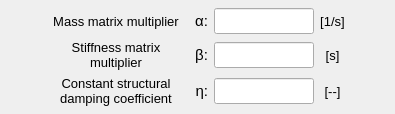
        <widget class="QWidget" name="tab_damping">
         <attribute name="title">
          <string>Damping setup</string>
         </attribute>
         <layout class="QGridLayout" name="gridLayout_4">
          <property name="leftMargin">
           <number>6</number>
          </property>
          <property name="topMargin">
           <number>4</number>
          </property>
          <property name="rightMargin">
           <number>6</number>
          </property>
          <property name="bottomMargin">
           <number>4</number>
          </property>
          <item row="0" column="0">
           <widget class="QFrame" name="frame_dampings">
            <property name="frameShape">
             <enum>QFrame::Shape::NoFrame</enum>
            </property>
            <property name="frameShadow">
             <enum>QFrame::Shadow::Raised</enum>
            </property>
            <layout class="QGridLayout" name="gridLayout_6">
             <property name="leftMargin">
              <number>4</number>
             </property>
             <property name="topMargin">
              <number>4</number>
             </property>
             <property name="rightMargin">
              <number>4</number>
             </property>
             <property name="bottomMargin">
              <number>4</number>
             </property>
             <item row="2" column="4">
              <widget class="QLabel" name="label_16">
               <property name="minimumSize">
                <size>
                 <width>0</width>
                 <height>26</height>
                </size>
               </property>
               <property name="maximumSize">
                <size>
                 <width>16777215</width>
                 <height>26</height>
                </size>
               </property>
               <property name="font">
                <font>
                 <family>MS Shell Dlg 2</family>
                 <pointsize>10</pointsize>
                 <italic>false</italic>
                 <bold>false</bold>
                </font>
               </property>
               <property name="text">
                <string>[--]</string>
               </property>
               <property name="alignment">
                <set>Qt::AlignmentFlag::AlignCenter</set>
               </property>
              </widget>
             </item>
             <item row="2" column="3">
              <widget class="QLineEdit" name="lineEdit_constant_structural_coefficient">
               <property name="minimumSize">
                <size>
                 <width>80</width>
                 <height>26</height>
                </size>
               </property>
               <property name="maximumSize">
                <size>
                 <width>100</width>
                 <height>26</height>
                </size>
               </property>
               <property name="font">
                <font>
                 <family>MS Shell Dlg 2</family>
                 <pointsize>10</pointsize>
                 <italic>false</italic>
                 <bold>false</bold>
                </font>
               </property>
               <property name="styleSheet">
                <string notr="true"/>
               </property>
               <property name="alignment">
                <set>Qt::AlignmentFlag::AlignCenter</set>
               </property>
              </widget>
             </item>
             <item row="2" column="1">
              <widget class="QLabel" name="label_9">
               <property name="minimumSize">
                <size>
                 <width>132</width>
                 <height>0</height>
                </size>
               </property>
               <property name="font">
                <font>
                 <family>MS Shell Dlg 2</family>
                 <pointsize>10</pointsize>
                 <italic>false</italic>
                 <bold>false</bold>
                </font>
               </property>
               <property name="text">
                <string>Constant structural damping coefficient</string>
               </property>
               <property name="alignment">
                <set>Qt::AlignmentFlag::AlignCenter</set>
               </property>
               <property name="wordWrap">
                <bool>true</bool>
               </property>
              </widget>
             </item>
             <item row="0" column="5">
              <spacer name="horizontalSpacer">
               <property name="orientation">
                <enum>Qt::Orientation::Horizontal</enum>
               </property>
               <property name="sizeHint" stdset="0">
                <size>
                 <width>40</width>
                 <height>20</height>
                </size>
               </property>
              </spacer>
             </item>
             <item row="1" column="3">
              <widget class="QLineEdit" name="lineEdit_stiffness_multiplier">
               <property name="minimumSize">
                <size>
                 <width>80</width>
                 <height>26</height>
                </size>
               </property>
               <property name="maximumSize">
                <size>
                 <width>100</width>
                 <height>26</height>
                </size>
               </property>
               <property name="font">
                <font>
                 <family>MS Shell Dlg 2</family>
                 <pointsize>10</pointsize>
                 <italic>false</italic>
                 <bold>false</bold>
                </font>
               </property>
               <property name="styleSheet">
                <string notr="true"/>
               </property>
               <property name="alignment">
                <set>Qt::AlignmentFlag::AlignCenter</set>
               </property>
              </widget>
             </item>
             <item row="1" column="1">
              <widget class="QLabel" name="label_10">
               <property name="minimumSize">
                <size>
                 <width>132</width>
                 <height>0</height>
                </size>
               </property>
               <property name="font">
                <font>
                 <family>MS Shell Dlg 2</family>
                 <pointsize>10</pointsize>
                 <italic>false</italic>
                 <bold>false</bold>
                </font>
               </property>
               <property name="text">
                <string>Stiffness matrix multiplier</string>
               </property>
               <property name="alignment">
                <set>Qt::AlignmentFlag::AlignCenter</set>
               </property>
               <property name="wordWrap">
                <bool>true</bool>
               </property>
              </widget>
             </item>
             <item row="1" column="2">
              <widget class="QLabel" name="label_11">
               <property name="minimumSize">
                <size>
                 <width>20</width>
                 <height>26</height>
                </size>
               </property>
               <property name="maximumSize">
                <size>
                 <width>40</width>
                 <height>26</height>
                </size>
               </property>
               <property name="font">
                <font>
                 <family>Arial</family>
                 <pointsize>11</pointsize>
                 <italic>false</italic>
                 <bold>false</bold>
                </font>
               </property>
               <property name="text">
                <string>&lt;html&gt;&lt;head/&gt;&lt;body&gt;&lt;p align=&quot;right&quot;&gt;β:&lt;/p&gt;&lt;/body&gt;&lt;/html&gt;</string>
               </property>
               <property name="alignment">
                <set>Qt::AlignmentFlag::AlignRight|Qt::AlignmentFlag::AlignTrailing|Qt::AlignmentFlag::AlignVCenter</set>
               </property>
              </widget>
             </item>
             <item row="1" column="4">
              <widget class="QLabel" name="label_14">
               <property name="minimumSize">
                <size>
                 <width>0</width>
                 <height>26</height>
                </size>
               </property>
               <property name="maximumSize">
                <size>
                 <width>16777215</width>
                 <height>26</height>
                </size>
               </property>
               <property name="font">
                <font>
                 <family>MS Shell Dlg 2</family>
                 <pointsize>10</pointsize>
                 <italic>false</italic>
                 <bold>false</bold>
                </font>
               </property>
               <property name="text">
                <string>[s]</string>
               </property>
               <property name="alignment">
                <set>Qt::AlignmentFlag::AlignCenter</set>
               </property>
              </widget>
             </item>
             <item row="0" column="3">
              <widget class="QLineEdit" name="lineEdit_mass_multiplier">
               <property name="minimumSize">
                <size>
                 <width>80</width>
                 <height>26</height>
                </size>
               </property>
               <property name="maximumSize">
                <size>
                 <width>100</width>
                 <height>26</height>
                </size>
               </property>
               <property name="font">
                <font>
                 <family>MS Shell Dlg 2</family>
                 <pointsize>10</pointsize>
                 <italic>false</italic>
                 <bold>false</bold>
                </font>
               </property>
               <property name="styleSheet">
                <string notr="true"/>
               </property>
               <property name="alignment">
                <set>Qt::AlignmentFlag::AlignCenter</set>
               </property>
              </widget>
             </item>
             <item row="0" column="2">
              <widget class="QLabel" name="label_12">
               <property name="minimumSize">
                <size>
                 <width>20</width>
                 <height>26</height>
                </size>
               </property>
               <property name="maximumSize">
                <size>
                 <width>40</width>
                 <height>26</height>
                </size>
               </property>
               <property name="font">
                <font>
                 <family>Arial</family>
                 <pointsize>11</pointsize>
                 <italic>false</italic>
                 <bold>false</bold>
                </font>
               </property>
               <property name="text">
                <string>&lt;html&gt;&lt;head/&gt;&lt;body&gt;&lt;p align=&quot;right&quot;&gt;α:&lt;/p&gt;&lt;/body&gt;&lt;/html&gt;</string>
               </property>
               <property name="alignment">
                <set>Qt::AlignmentFlag::AlignRight|Qt::AlignmentFlag::AlignTrailing|Qt::AlignmentFlag::AlignVCenter</set>
               </property>
              </widget>
             </item>
             <item row="0" column="1">
              <widget class="QLabel" name="label_17">
               <property name="minimumSize">
                <size>
                 <width>132</width>
                 <height>0</height>
                </size>
               </property>
               <property name="font">
                <font>
                 <family>MS Shell Dlg 2</family>
                 <pointsize>10</pointsize>
                 <italic>false</italic>
                 <bold>false</bold>
                </font>
               </property>
               <property name="text">
                <string>Mass matrix multiplier</string>
               </property>
               <property name="alignment">
                <set>Qt::AlignmentFlag::AlignCenter</set>
               </property>
               <property name="wordWrap">
                <bool>true</bool>
               </property>
              </widget>
             </item>
             <item row="0" column="4">
              <widget class="QLabel" name="label_15">
               <property name="minimumSize">
                <size>
                 <width>0</width>
                 <height>26</height>
                </size>
               </property>
               <property name="maximumSize">
                <size>
                 <width>16777215</width>
                 <height>26</height>
                </size>
               </property>
               <property name="font">
                <font>
                 <family>MS Shell Dlg 2</family>
                 <pointsize>10</pointsize>
                 <italic>false</italic>
                 <bold>false</bold>
                </font>
               </property>
               <property name="text">
                <string>[1/s]</string>
               </property>
               <property name="alignment">
                <set>Qt::AlignmentFlag::AlignCenter</set>
               </property>
              </widget>
             </item>
             <item row="2" column="2">
              <widget class="QLabel" name="label_13">
               <property name="minimumSize">
                <size>
                 <width>20</width>
                 <height>26</height>
                </size>
               </property>
               <property name="maximumSize">
                <size>
                 <width>40</width>
                 <height>26</height>
                </size>
               </property>
               <property name="font">
                <font>
                 <family>Arial</family>
                 <pointsize>11</pointsize>
                 <italic>false</italic>
                 <bold>false</bold>
                </font>
               </property>
               <property name="text">
                <string>&lt;html&gt;&lt;head/&gt;&lt;body&gt;&lt;p align=&quot;right&quot;&gt;η:&lt;/p&gt;&lt;/body&gt;&lt;/html&gt;</string>
               </property>
               <property name="alignment">
                <set>Qt::AlignmentFlag::AlignRight|Qt::AlignmentFlag::AlignTrailing|Qt::AlignmentFlag::AlignVCenter</set>
               </property>
              </widget>
             </item>
             <item row="0" column="0">
              <spacer name="horizontalSpacer_2">
               <property name="orientation">
                <enum>Qt::Orientation::Horizontal</enum>
               </property>
               <property name="sizeHint" stdset="0">
                <size>
                 <width>40</width>
                 <height>20</height>
                </size>
               </property>
              </spacer>
             </item>
            </layout>
            <zorder>label_12</zorder>
            <zorder>label_16</zorder>
            <zorder>lineEdit_constant_structural_coefficient</zorder>
            <zorder>label_9</zorder>
            <zorder>lineEdit_stiffness_multiplier</zorder>
            <zorder>label_10</zorder>
            <zorder>label_11</zorder>
            <zorder>label_14</zorder>
            <zorder>lineEdit_mass_multiplier</zorder>
            <zorder>label_17</zorder>
            <zorder>label_15</zorder>
            <zorder>label_13</zorder>
           </widget>
          </item>
         </layout>
        </widget>
